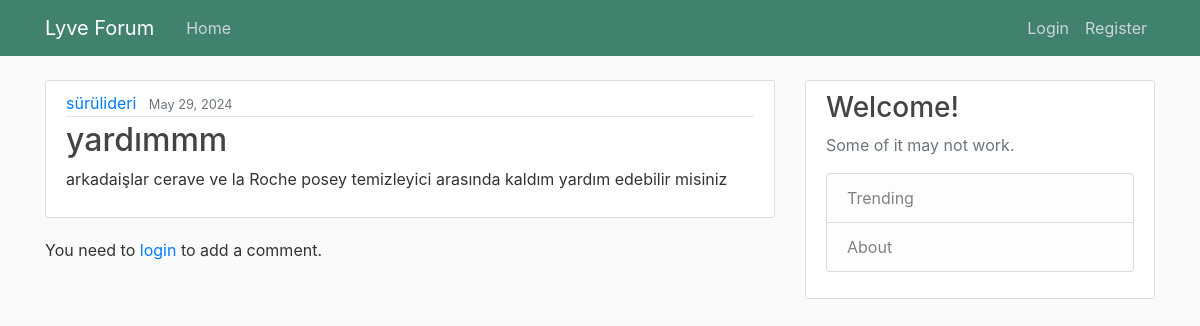
/forum/post/16/, run on the app's committed database.
### forum/models.py (models this page shows, shortened)
class Post(models.Model):
    title = models.CharField(max_length=70)
    content = models.TextField()
    date_posted = models.DateTimeField(default=timezone.now)
    author = models.ForeignKey(User, on_delete=models.CASCADE)

### forum/views.py (the view)
# urls.py: path('post/<int:pk>/', PostDetailView.as_view(), name='post-detail'),
class PostDetailView(DetailView):
    model = Post
    def get_context_data(self, **kwargs):
        context = super().get_context_data(**kwargs)
        context['comments'] = Comment.objects.filter(post=self.object).order_by('date_posted')
        context['form'] = CommentForm()
        return context

### forum/templates/forum/post_detail.html (shortened to what this page needs)
{% extends "forum/baseforum.html" %}
{% block content %}
  <article class="media content-section">
    <div class="media-body">
      <div class="article-metadata">
        <a class="mr-2" href="#">{{ object.author }}</a>
        <small class="text-muted">{{ object.date_posted|date:"F d, Y" }}</small>
      </div>
      <h2 class="article-title">{{ object.title }}</h2>
      <p class="article-content">{{ object.content }}</p>
    </div>
  </article>
{% if user.is_authenticated %}
<section class="comment-form">
    <h3>Add a Comment</h3>
    <form method="post" action="{% url 'forum:add-comment' object.pk %}">
        {% csrf_token %}
        {{ form.as_p }}
        <button type="submit" class="btn btn-primary">Add Comment</button>
    </form>
</section>
{% else %}
<p>You need to <a href="{% url 'login' %}">login</a> to add a comment.</p>
{% endif %}
{% endblock content %}

### lyve/static/lyve/main.css (style rules this page uses)
body { background: #fafafa; color: #333333; margin-top: 5rem; }
h1, h2, h3, h4, h5, h6 { color: #444444; white-space: nowrap; overflow: hidden; text-overflow: ellipsis; }
.content-section { background: #ffffff; padding: 10px 20px; border: 1px solid #dddddd; border-radius: 3px; margin-bottom: 20px; }
.article-title { color: #444444; }
.article-content { white-space: pre-line; }
.article-metadata { padding-bottom: 1px; margin-bottom: 4px; border-bottom: 1px solid #e3e3e3 }

### data on the page
Post: author "sürülideri", date_posted "May 29, 2024", title "yardımmm", content "arkadaişlar cerave ve la Roche posey temizleyici arasında kaldım yardım edebilir misiniz"
